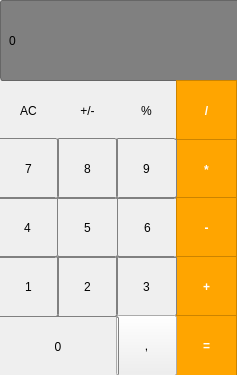
<?xml version="1.0" encoding="UTF-8"?>
<ui version="4.0">
 <class>MainWindow</class>
 <widget class="QMainWindow" name="MainWindow">
  <property name="geometry">
   <rect>
    <x>0</x>
    <y>0</y>
    <width>237</width>
    <height>375</height>
   </rect>
  </property>
  <property name="windowTitle">
   <string>MainWindow</string>
  </property>
  <widget class="QWidget" name="centralwidget">
   <widget class="QLabel" name="result">
    <property name="geometry">
     <rect>
      <x>0</x>
      <y>0</y>
      <width>241</width>
      <height>81</height>
     </rect>
    </property>
    <property name="styleSheet">
     <string notr="true">QLineEdit, QLabel {
    background-color: #808080; /* Серый фон */
    qproperty-alignment: 'AlignVCenter | AlignHRigth'; /* Центр по горизонтали и справа по вертикали */
    padding: 5px;
    border: 1px solid #666666;
    border-radius: 3px;
}</string>
    </property>
    <property name="text">
     <string>0</string>
    </property>
   </widget>
   <widget class="QPushButton" name="pushButton_AC">
    <property name="geometry">
     <rect>
      <x>-2</x>
      <y>80</y>
      <width>61</width>
      <height>61</height>
     </rect>
    </property>
    <property name="styleSheet">
     <string notr="true">QPushButton {
	background-color: rgp(215,215,215);
    border: 1px solid_gray;
}

QPushButton:pressed {
    background-color: glineargradient(x1: 0, y1: 0, x2: 0, y2: 1, 
stop: 0 #BEBEBE, stop: 1 #D7D7D7);
}
</string>
    </property>
    <property name="text">
     <string>AC</string>
    </property>
   </widget>
   <widget class="QPushButton" name="pushButton_plus_minus">
    <property name="geometry">
     <rect>
      <x>57</x>
      <y>80</y>
      <width>61</width>
      <height>61</height>
     </rect>
    </property>
    <property name="styleSheet">
     <string notr="true">QPushButton {
	background-color: rgp(215,215,215);
    border: 1px solid_gray;
}

QPushButton:pressed {
    background-color: glineargradient(x1: 0, y1: 0, x2: 0, y2: 1, 
stop: 0 #BEBEBE, stop: 1 #D7D7D7);
}
</string>
    </property>
    <property name="text">
     <string>+/-</string>
    </property>
   </widget>
   <widget class="QPushButton" name="pushButton_procent">
    <property name="geometry">
     <rect>
      <x>116</x>
      <y>80</y>
      <width>61</width>
      <height>61</height>
     </rect>
    </property>
    <property name="styleSheet">
     <string notr="true">QPushButton {
	background-color: rgp(215,215,215);
    border: 1px solid_gray;
}

QPushButton:pressed {
    background-color: glineargradient(x1: 0, y1: 0, x2: 0, y2: 1, 
stop: 0 #BEBEBE, stop: 1 #D7D7D7);
}
</string>
    </property>
    <property name="text">
     <string>%</string>
    </property>
   </widget>
   <widget class="QPushButton" name="pushButton_delenie">
    <property name="geometry">
     <rect>
      <x>176</x>
      <y>80</y>
      <width>61</width>
      <height>61</height>
     </rect>
    </property>
    <property name="styleSheet">
     <string notr="true">/* Обычное состояние кнопки */
QPushButton {
    background-color: #FFA500; /* Оранжевый */
    border: 1px solid #CC8400;
    color: white;
    font-weight: bold;
}

/* Состояние при нажатии */
QPushButton:pressed {
    background-color: #E67E00; /* Темнее оранжевый */
    border: 1px solid #B36200;
}

/* Состояние при наведении */
QPushButton:hover {
    background-color: #FF8C00; /* Ярче оранжевый */
    border: 1px solid #D97A00;
}

/* Состояние отключенной кнопки */
QPushButton:disabled {
    background-color: #CCCCCC;
    border: 1px solid #999999;
    color: #666666;
}</string>
    </property>
    <property name="text">
     <string>/</string>
    </property>
   </widget>
   <widget class="QPushButton" name="pushButton_7">
    <property name="geometry">
     <rect>
      <x>-2</x>
      <y>138</y>
      <width>61</width>
      <height>61</height>
     </rect>
    </property>
    <property name="styleSheet">
     <string notr="true">QPushButton {
    background-color: qlineargradient(x1: 0, y1: 0, x2: 0, y2: 1,
    stop: 0 #f6f7fa, stop: 1 #dadbde);
    border: 1px solid gray;
    padding: 5px;
    border-radius: 3px;
}

QPushButton:pressed {
    background-color: qlineargradient(x1: 0, y1: 0, x2: 0, y2: 1,
    stop: 0 #dadbde, stop: 1 #f6f7fa);
}

QPushButton:hover {
    background-color: qlineargradient(x1: 0, y1: 0, x2: 0, y2: 1,
    stop: 0 #ffffff, stop: 1 #e8e9ec);
}</string>
    </property>
    <property name="text">
     <string>7</string>
    </property>
   </widget>
   <widget class="QPushButton" name="pushButton_umnoj">
    <property name="geometry">
     <rect>
      <x>176</x>
      <y>139</y>
      <width>61</width>
      <height>61</height>
     </rect>
    </property>
    <property name="styleSheet">
     <string notr="true">/* Обычное состояние кнопки */
QPushButton {
    background-color: #FFA500; /* Оранжевый */
    border: 1px solid #CC8400;
    color: white;
    font-weight: bold;
}

/* Состояние при нажатии */
QPushButton:pressed {
    background-color: #E67E00; /* Темнее оранжевый */
    border: 1px solid #B36200;
}

/* Состояние при наведении */
QPushButton:hover {
    background-color: #FF8C00; /* Ярче оранжевый */
    border: 1px solid #D97A00;
}

/* Состояние отключенной кнопки */
QPushButton:disabled {
    background-color: #CCCCCC;
    border: 1px solid #999999;
    color: #666666;
}</string>
    </property>
    <property name="text">
     <string>*</string>
    </property>
   </widget>
   <widget class="QPushButton" name="pushButton_9">
    <property name="geometry">
     <rect>
      <x>116</x>
      <y>138</y>
      <width>61</width>
      <height>61</height>
     </rect>
    </property>
    <property name="styleSheet">
     <string notr="true">QPushButton {
    background-color: qlineargradient(x1: 0, y1: 0, x2: 0, y2: 1,
    stop: 0 #f6f7fa, stop: 1 #dadbde);
    border: 1px solid gray;
    padding: 5px;
    border-radius: 3px;
}

QPushButton:pressed {
    background-color: qlineargradient(x1: 0, y1: 0, x2: 0, y2: 1,
    stop: 0 #dadbde, stop: 1 #f6f7fa);
}

QPushButton:hover {
    background-color: qlineargradient(x1: 0, y1: 0, x2: 0, y2: 1,
    stop: 0 #ffffff, stop: 1 #e8e9ec);
}</string>
    </property>
    <property name="text">
     <string>9</string>
    </property>
   </widget>
   <widget class="QPushButton" name="pushButton_8">
    <property name="geometry">
     <rect>
      <x>57</x>
      <y>138</y>
      <width>61</width>
      <height>61</height>
     </rect>
    </property>
    <property name="styleSheet">
     <string notr="true">QPushButton {
    background-color: qlineargradient(x1: 0, y1: 0, x2: 0, y2: 1,
    stop: 0 #f6f7fa, stop: 1 #dadbde);
    border: 1px solid gray;
    padding: 5px;
    border-radius: 3px;
}

QPushButton:pressed {
    background-color: qlineargradient(x1: 0, y1: 0, x2: 0, y2: 1,
    stop: 0 #dadbde, stop: 1 #f6f7fa);
}

QPushButton:hover {
    background-color: qlineargradient(x1: 0, y1: 0, x2: 0, y2: 1,
    stop: 0 #ffffff, stop: 1 #e8e9ec);
}</string>
    </property>
    <property name="text">
     <string>8</string>
    </property>
   </widget>
   <widget class="QPushButton" name="pushButton_5">
    <property name="geometry">
     <rect>
      <x>57</x>
      <y>197</y>
      <width>61</width>
      <height>61</height>
     </rect>
    </property>
    <property name="styleSheet">
     <string notr="true">QPushButton {
    background-color: qlineargradient(x1: 0, y1: 0, x2: 0, y2: 1,
    stop: 0 #f6f7fa, stop: 1 #dadbde);
    border: 1px solid gray;
    padding: 5px;
    border-radius: 3px;
}

QPushButton:pressed {
    background-color: qlineargradient(x1: 0, y1: 0, x2: 0, y2: 1,
    stop: 0 #dadbde, stop: 1 #f6f7fa);
}

QPushButton:hover {
    background-color: qlineargradient(x1: 0, y1: 0, x2: 0, y2: 1,
    stop: 0 #ffffff, stop: 1 #e8e9ec);
}</string>
    </property>
    <property name="text">
     <string>5</string>
    </property>
   </widget>
   <widget class="QPushButton" name="pushButton_6">
    <property name="geometry">
     <rect>
      <x>117</x>
      <y>197</y>
      <width>61</width>
      <height>61</height>
     </rect>
    </property>
    <property name="styleSheet">
     <string notr="true">QPushButton {
    background-color: qlineargradient(x1: 0, y1: 0, x2: 0, y2: 1,
    stop: 0 #f6f7fa, stop: 1 #dadbde);
    border: 1px solid gray;
    padding: 5px;
    border-radius: 3px;
}

QPushButton:pressed {
    background-color: qlineargradient(x1: 0, y1: 0, x2: 0, y2: 1,
    stop: 0 #dadbde, stop: 1 #f6f7fa);
}

QPushButton:hover {
    background-color: qlineargradient(x1: 0, y1: 0, x2: 0, y2: 1,
    stop: 0 #ffffff, stop: 1 #e8e9ec);
}</string>
    </property>
    <property name="text">
     <string>6</string>
    </property>
   </widget>
   <widget class="QPushButton" name="pushButton_minus">
    <property name="geometry">
     <rect>
      <x>176</x>
      <y>197</y>
      <width>61</width>
      <height>61</height>
     </rect>
    </property>
    <property name="styleSheet">
     <string notr="true">/* Обычное состояние кнопки */
QPushButton {
    background-color: #FFA500; /* Оранжевый */
    border: 1px solid #CC8400;
    color: white;
    font-weight: bold;
}

/* Состояние при нажатии */
QPushButton:pressed {
    background-color: #E67E00; /* Темнее оранжевый */
    border: 1px solid #B36200;
}

/* Состояние при наведении */
QPushButton:hover {
    background-color: #FF8C00; /* Ярче оранжевый */
    border: 1px solid #D97A00;
}

/* Состояние отключенной кнопки */
QPushButton:disabled {
    background-color: #CCCCCC;
    border: 1px solid #999999;
    color: #666666;
}</string>
    </property>
    <property name="text">
     <string>-</string>
    </property>
   </widget>
   <widget class="QPushButton" name="pushButton_4">
    <property name="geometry">
     <rect>
      <x>-3</x>
      <y>197</y>
      <width>61</width>
      <height>61</height>
     </rect>
    </property>
    <property name="styleSheet">
     <string notr="true">QPushButton {
    background-color: qlineargradient(x1: 0, y1: 0, x2: 0, y2: 1,
    stop: 0 #f6f7fa, stop: 1 #dadbde);
    border: 1px solid gray;
    padding: 5px;
    border-radius: 3px;
}

QPushButton:pressed {
    background-color: qlineargradient(x1: 0, y1: 0, x2: 0, y2: 1,
    stop: 0 #dadbde, stop: 1 #f6f7fa);
}

QPushButton:hover {
    background-color: qlineargradient(x1: 0, y1: 0, x2: 0, y2: 1,
    stop: 0 #ffffff, stop: 1 #e8e9ec);
}</string>
    </property>
    <property name="text">
     <string>4</string>
    </property>
   </widget>
   <widget class="QPushButton" name="pushButton_plus">
    <property name="geometry">
     <rect>
      <x>176</x>
      <y>256</y>
      <width>61</width>
      <height>61</height>
     </rect>
    </property>
    <property name="styleSheet">
     <string notr="true">/* Обычное состояние кнопки */
QPushButton {
    background-color: #FFA500; /* Оранжевый */
    border: 1px solid #CC8400;
    color: white;
    font-weight: bold;
}

/* Состояние при нажатии */
QPushButton:pressed {
    background-color: #E67E00; /* Темнее оранжевый */
    border: 1px solid #B36200;
}

/* Состояние при наведении */
QPushButton:hover {
    background-color: #FF8C00; /* Ярче оранжевый */
    border: 1px solid #D97A00;
}

/* Состояние отключенной кнопки */
QPushButton:disabled {
    background-color: #CCCCCC;
    border: 1px solid #999999;
    color: #666666;
}</string>
    </property>
    <property name="text">
     <string>+</string>
    </property>
   </widget>
   <widget class="QPushButton" name="pushButton_3">
    <property name="geometry">
     <rect>
      <x>116</x>
      <y>256</y>
      <width>61</width>
      <height>61</height>
     </rect>
    </property>
    <property name="styleSheet">
     <string notr="true">QPushButton {
    background-color: qlineargradient(x1: 0, y1: 0, x2: 0, y2: 1,
    stop: 0 #f6f7fa, stop: 1 #dadbde);
    border: 1px solid gray;
    padding: 5px;
    border-radius: 3px;
}

QPushButton:pressed {
    background-color: qlineargradient(x1: 0, y1: 0, x2: 0, y2: 1,
    stop: 0 #dadbde, stop: 1 #f6f7fa);
}

QPushButton:hover {
    background-color: qlineargradient(x1: 0, y1: 0, x2: 0, y2: 1,
    stop: 0 #ffffff, stop: 1 #e8e9ec);
}</string>
    </property>
    <property name="text">
     <string>3</string>
    </property>
   </widget>
   <widget class="QPushButton" name="pushButton_1">
    <property name="geometry">
     <rect>
      <x>-2</x>
      <y>256</y>
      <width>61</width>
      <height>61</height>
     </rect>
    </property>
    <property name="styleSheet">
     <string notr="true">QPushButton {
    background-color: qlineargradient(x1: 0, y1: 0, x2: 0, y2: 1,
    stop: 0 #f6f7fa, stop: 1 #dadbde);
    border: 1px solid gray;
    padding: 5px;
    border-radius: 3px;
}

QPushButton:pressed {
    background-color: qlineargradient(x1: 0, y1: 0, x2: 0, y2: 1,
    stop: 0 #dadbde, stop: 1 #f6f7fa);
}

QPushButton:hover {
    background-color: qlineargradient(x1: 0, y1: 0, x2: 0, y2: 1,
    stop: 0 #ffffff, stop: 1 #e8e9ec);
}</string>
    </property>
    <property name="text">
     <string>1</string>
    </property>
   </widget>
   <widget class="QPushButton" name="pushButton_2">
    <property name="geometry">
     <rect>
      <x>57</x>
      <y>256</y>
      <width>61</width>
      <height>61</height>
     </rect>
    </property>
    <property name="styleSheet">
     <string notr="true">QPushButton {
    background-color: qlineargradient(x1: 0, y1: 0, x2: 0, y2: 1,
    stop: 0 #f6f7fa, stop: 1 #dadbde);
    border: 1px solid gray;
    padding: 5px;
    border-radius: 3px;
}

QPushButton:pressed {
    background-color: qlineargradient(x1: 0, y1: 0, x2: 0, y2: 1,
    stop: 0 #dadbde, stop: 1 #f6f7fa);
}

QPushButton:hover {
    background-color: qlineargradient(x1: 0, y1: 0, x2: 0, y2: 1,
    stop: 0 #ffffff, stop: 1 #e8e9ec);
}</string>
    </property>
    <property name="text">
     <string>2</string>
    </property>
   </widget>
   <widget class="QPushButton" name="pushButton_sum">
    <property name="geometry">
     <rect>
      <x>176</x>
      <y>315</y>
      <width>61</width>
      <height>61</height>
     </rect>
    </property>
    <property name="styleSheet">
     <string notr="true">/* Обычное состояние кнопки */
QPushButton {
    background-color: #FFA500; /* Оранжевый */
    border: 1px solid #CC8400;
    color: white;
    font-weight: bold;
}

/* Состояние при нажатии */
QPushButton:pressed {
    background-color: #E67E00; /* Темнее оранжевый */
    border: 1px solid #B36200;
}

/* Состояние при наведении */
QPushButton:hover {
    background-color: #FF8C00; /* Ярче оранжевый */
    border: 1px solid #D97A00;
}

/* Состояние отключенной кнопки */
QPushButton:disabled {
    background-color: #CCCCCC;
    border: 1px solid #999999;
    color: #666666;
}</string>
    </property>
    <property name="text">
     <string>=</string>
    </property>
   </widget>
   <widget class="QPushButton" name="pushButton_float">
    <property name="geometry">
     <rect>
      <x>116</x>
      <y>315</y>
      <width>61</width>
      <height>61</height>
     </rect>
    </property>
    <property name="text">
     <string>,</string>
    </property>
   </widget>
   <widget class="QPushButton" name="pushButton_0">
    <property name="geometry">
     <rect>
      <x>-3</x>
      <y>316</y>
      <width>122</width>
      <height>61</height>
     </rect>
    </property>
    <property name="styleSheet">
     <string notr="true">QPushButton {
    background-color: qlineargradient(x1: 0, y1: 0, x2: 0, y2: 1,
    stop: 0 #f6f7fa, stop: 1 #dadbde);
    border: 1px solid gray;
    padding: 5px;
    border-radius: 3px;
}

QPushButton:pressed {
    background-color: qlineargradient(x1: 0, y1: 0, x2: 0, y2: 1,
    stop: 0 #dadbde, stop: 1 #f6f7fa);
}

QPushButton:hover {
    background-color: qlineargradient(x1: 0, y1: 0, x2: 0, y2: 1,
    stop: 0 #ffffff, stop: 1 #e8e9ec);
}</string>
    </property>
    <property name="text">
     <string>0</string>
    </property>
   </widget>
  </widget>
 </widget>
 <resources/>
 <connections/>
</ui>
